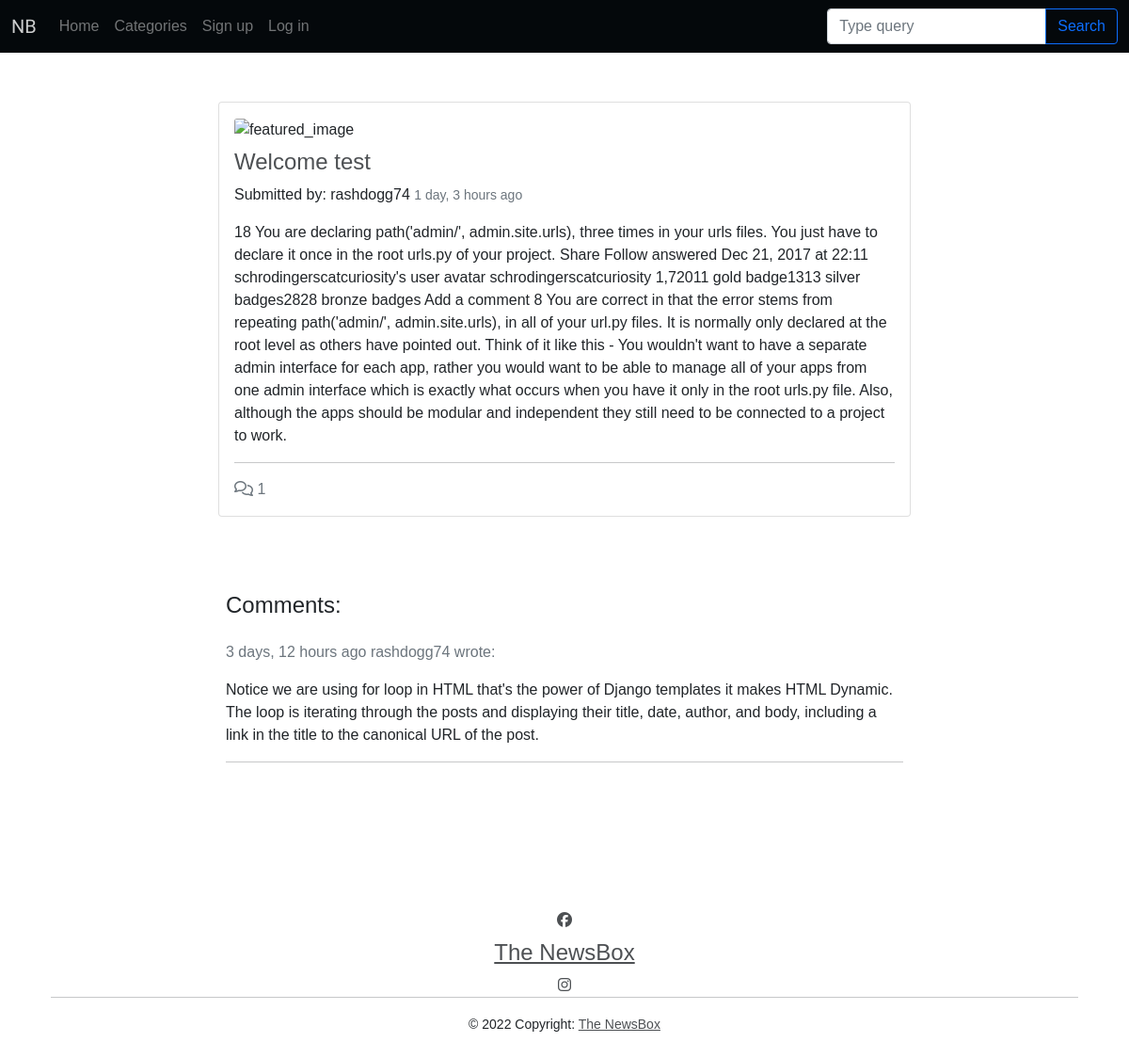
/welcome-test/, run on an earlier commit of the app's database.
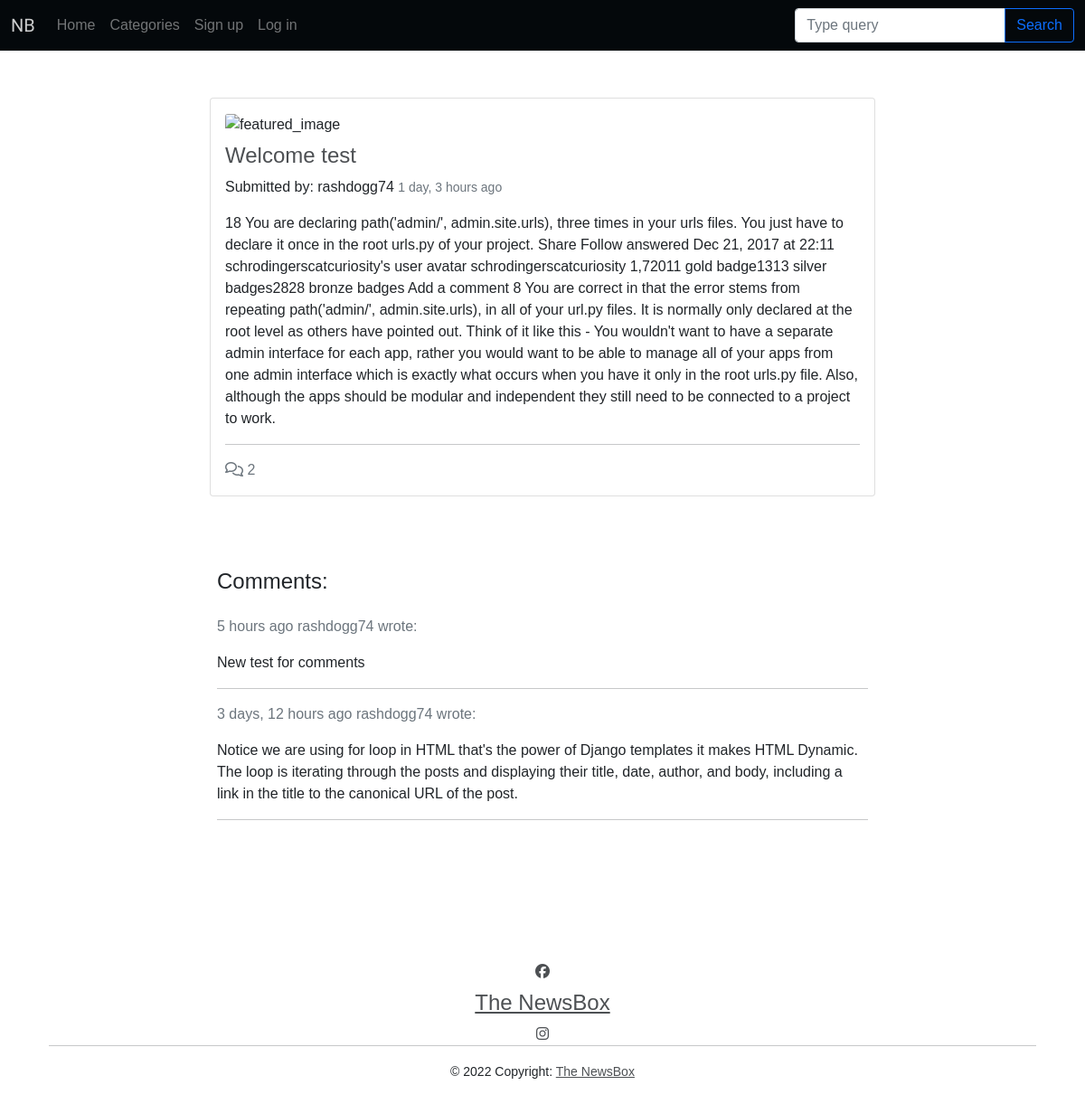
And on a later commit of the database.
### blog/models.py (models this page shows, shortened)
class Post(models.Model):
    title = models.CharField(max_length=200, unique=True)
    slug = models.SlugField(max_length=200, unique=True)
    author = models.ForeignKey(
        User, on_delete=models.CASCADE, related_name="blog_posts"
    )
    featured_image = CloudinaryField('image', default='placeholder')
    excerpt = models.TextField(blank=True)
    updated_on = models.DateTimeField(auto_now=True)
    content = models.TextField()
    created_on = models.DateTimeField(auto_now_add=True)
    status = models.IntegerField(choices=STATUS, default=0)
    likes = models.ManyToManyField(
        User, related_name='blogpost_like', blank=True)
    category = models.ForeignKey(Category, on_delete=models.CASCADE,
                                 related_name="categories")
    class Meta:
        ordering = ["-created_on"]

class Comment(models.Model):
    post = models.ForeignKey(Post, on_delete=models.CASCADE,
                             related_name="comments")
    name = models.CharField(max_length=80)
    email = models.EmailField()
    body = models.TextField(max_length=250)
    created_on = models.DateTimeField(auto_now_add=True)
    approved = models.BooleanField(default=False)
    class Meta:
        ordering = ["created_on"]

### blog/views.py (the view, shortened to what this page needs)
# urls.py: path('<slug:slug>/', views.PostDetail.as_view(), name='post_detail'),
class PostDetail(View):
    def get(self, request, slug, *args, **kwargs):
        queryset = Post.objects.filter(status=1)
        post = get_object_or_404(queryset, slug=slug)
        comments = post.comments.filter(approved=True).order_by("-created_on")
        category = post.category
        liked = False
        if post.likes.filter(id=self.request.user.id).exists():
            liked = True
        return render(
            request,
            "post_detail.html",
            {
                "post": post,
                "comments": comments,
                "liked": liked,
                "category": category,
                "comment_form": CommentForm()
            },
        )

### blog/forms.py
class CommentForm(forms.ModelForm):
    class Meta:
        model = Comment
        fields = ('body',)

### templates/post_detail.html (shortened to what this page needs)
{% extends "base.html" %}
{% block content %}
{% load crispy_forms_tags %}
{% load humanize %}
<section class="py-1">
    <div class="container my-5">
        <div class="row justify-content-center">
            <div class="col-lg-8">
                <div class="card mb-4">
                    <div class="card-body">
                        <div class="image-container">
                            {% if "placeholder" in post.featured_image.url %}
                            <img class="card-img-top"
                                src="https://images.unsplash.com/photo-1495020689067-958852a7765e?ixlib=rb-1.2.1&ixid=MnwxMjA3fDB8MHxwaG90by1wYWdlfHx8fGVufDB8fHx8&auto=format&fit=crop&w=2069&q=80"
                                alt="placeholder_image">
                            {% else %}
                            <img class="card-img-top" src="{{ post.featured_image.url }}" alt="featured_image">
                            {% endif %}
                            <a href="{% url 'post_detail' post.slug  %}" class="post-link">
                                <h2 class="card-title">{{ post.title }}</h2>
                            </a>
                        </div>
                        <div class="image-flash">
                            <p class="author">Submitted by: {{ post.author }}
                                <small class="text-muted">{{ post.updated_on | naturaltime }} </small>
                            </p>
                        </div>
                        <p class="card-text">{{ post.content | safe }}</p>
                        <hr>
                        <p class="card-text text-muted ">
                            {% with comments.count as total_comments %}
                            <i class="far fa-comments"></i>
                            {{ total_comments }}
                            {% endwith %}
                        </p>
                    </div>
                </div>
            </div>
        </div>
    </div>
    <div class="container">
        <div class="row justify-content-center">
            <div class="row justify-content-center">
                <div class="col-lg-8">
                    <h3>Comments:</h3>
                    <div class="card-body px-0">
                        {% for comment in comments %}
                        <div class="comments">
                            <p class="text-muted">
                                {{ comment.created_on | naturaltime }} {{ comment.name }} wrote:
                            </p>
                            {{ comment.body | linebreaks }}
                        </div>
                        <hr>
                        {% endfor %}
                    </div>
                </div>
            </div>
        </div>
    </div>
</section>
{% endblock %}

### templates/base.html (shortened to what this page needs)
{% load static %}
<!DOCTYPE html>
<html lang="en">
<head>
    <link href="https://cdn.jsdelivr.net/npm/bootstrap@5.1.3/dist/css/bootstrap.min.css" rel="stylesheet"
>
    <link rel="stylesheet" href="/static/css/styles.css">
</head>
<body>
    <nav class="navbar navbar-expand-lg navbar-dark bg-custom">
        <div class="container-fluid">
            <a class="navbar-brand text-white" href="#">NB</a>
            <div class="collapse navbar-collapse" id="navbarSupportedContent">
                <ul class="navbar-nav me-auto mb-2 mb-lg-0 text-white">
                    <li class="nav-item"><a class="nav-link" aria-current="page" href="{% url 'home' %}">Home</a></li>
                    <li class="nav-item"><a class="nav-link" href="#">Categories</a></li>
                    {% if user.is_authenticated %}
                    <li class="nav-item"><a class="nav-link" href="{% url 'add_post' %}">Add post</a></li>
                    <li class="nav-item"><a class="nav-link" href="{% url 'account_logout' %}">Sign out</a></li>
                    <li class="nav-item"><a class="nav-link">User: {{ user.username }}</a></li>
                    {% else %}
                    <li class="nav-item"><a class="nav-link" href="{% url 'account_signup' %}">Sign up</a></li>
                    <li class="nav-item"><a class="nav-link" href="{% url 'account_login' %}">Log in</a></li>
                    {% endif %}
                </ul>
                <form class="d-flex input-group w-auto">
                    <input type="search" class="form-control" placeholder="Type query" aria-label="Search" />
                    <button class="btn btn-outline-primary" type="button" data-mdb-ripple-color="dark">
                        Search
                    </button>
                </form>
            </div>
        </div>
    </nav>
    <main>
        {% block content %}{% endblock content %}
    </main>
</body>
<footer class="mt-lg-5">
    <div class="container p-4">
        <section class="text-center pt-5">
            <div class="form-inline justify-content-center">
                <a class=" m-1" aria-label="Visit our facebook page (opens in a new tab)"
                    href="https://www.facebook.com/paul.o.riordan2/" role="button"><i class="fab fa-facebook"></i></a>
                <a href="" class="">
                    <h2 class=""><strong>The NewsBox</strong></h2>
                </a>
                <a aria-label="Visit our instagram page (opens in a new tab)" class=" m-1"
                    href="https://www.instagram.com/rashdogg74/?r=nametag" role="button"><i
                        class="fab fa-instagram"></i></a>
            </div>
        </section>
        <hr class="mt-0">
        <div class="text-center font-weight-light">
            <small>© 2022 Copyright:
                <a class="font-weight-light" href="">The NewsBox</a></small>
        </div>
</footer>

### static/css/styles.css (style rules this page uses)
*::before, *::after { box-sizing: border-box; }
body { margin: 0; font-family: 'Oxygen', sans-serif; font-size: 1rem; font-weight: 400; line-height: 1.5; color: #212529; text-align: var(--bs-body-text-align); background-color: white; -webkit-text-size-adjust: 100%; -webkit-tap-highlight-color: rgba(0, 0, 0, 0); min-height: 100%; height: 100%; }
hr { margin: 1rem 0; color: inherit; background-color: currentColor; border: 0; opacity: 0.25; }
h6, .h6, h5, .h5, h4, .h4, h3, .h3, h2, .h2, h1, .h1 { margin-top: 0.5rem; margin-bottom: 0.5rem; font-weight: 300; line-height: 1.2; }
p { margin-top: 0; margin-bottom: 1rem; }
a { color: inherit; text-decoration: underline; opacity: 0.8; }
img { vertical-align: middle; }
.navbar { position: relative; display: flex; flex-wrap: wrap; align-items: center; justify-content: space-between; padding-top: 0.5rem; padding-bottom: 0.5rem; }
.bg-custom { background-color: #04080b; }
.navbar-brand { font-family: comforter; }
.container { width: 100%; padding-right: var(--bs-gutter-x, 0.75rem); padding-left: var(--bs-gutter-x, 0.75rem); margin-right: auto; margin-left: auto; }
.row { --bs-gutter-x: 1.5rem; --bs-gutter-y: 0; display: flex; flex-wrap: wrap; margin-top: calc(-1 * var(--bs-gutter-y)); margin-right: calc(-0.5 * var(--bs-gutter-x)); margin-left: calc(-0.5 * var(--bs-gutter-x)); }
.my-5 { margin-top: 3rem; margin-bottom: 3rem; }
.pt-5 { padding-top: 3rem; }
.text-center { text-align: center; }
.text-white { --bs-text-opacity: 1; color: white; }
.post-link { text-decoration: none; }
@media (prefers-reduced-motion: no-preference) { :root { scroll-behavior: smooth; } }
@media (min-width: 1200px) { h1, .h1, h2, .h2, h3, .h3, h4, .h4, h5, .h5 { font-size: 1.5rem; } }
@media (min-width: 576px) { .container { max-width: 540px; } }
@media (min-width: 768px) { .container { max-width: 720px; } }
@media (min-width: 992px) { .container { max-width: 960px; } }
@media (min-width: 1200px) { .container { max-width: 1140px; } }

What changed in the data, as far as the page shows it:
added Comment: created_on "5 hours ago", name "rashdogg74", body "New test for comments"
Also different on the page:
{{ total_comments }}: "1" → "2"
